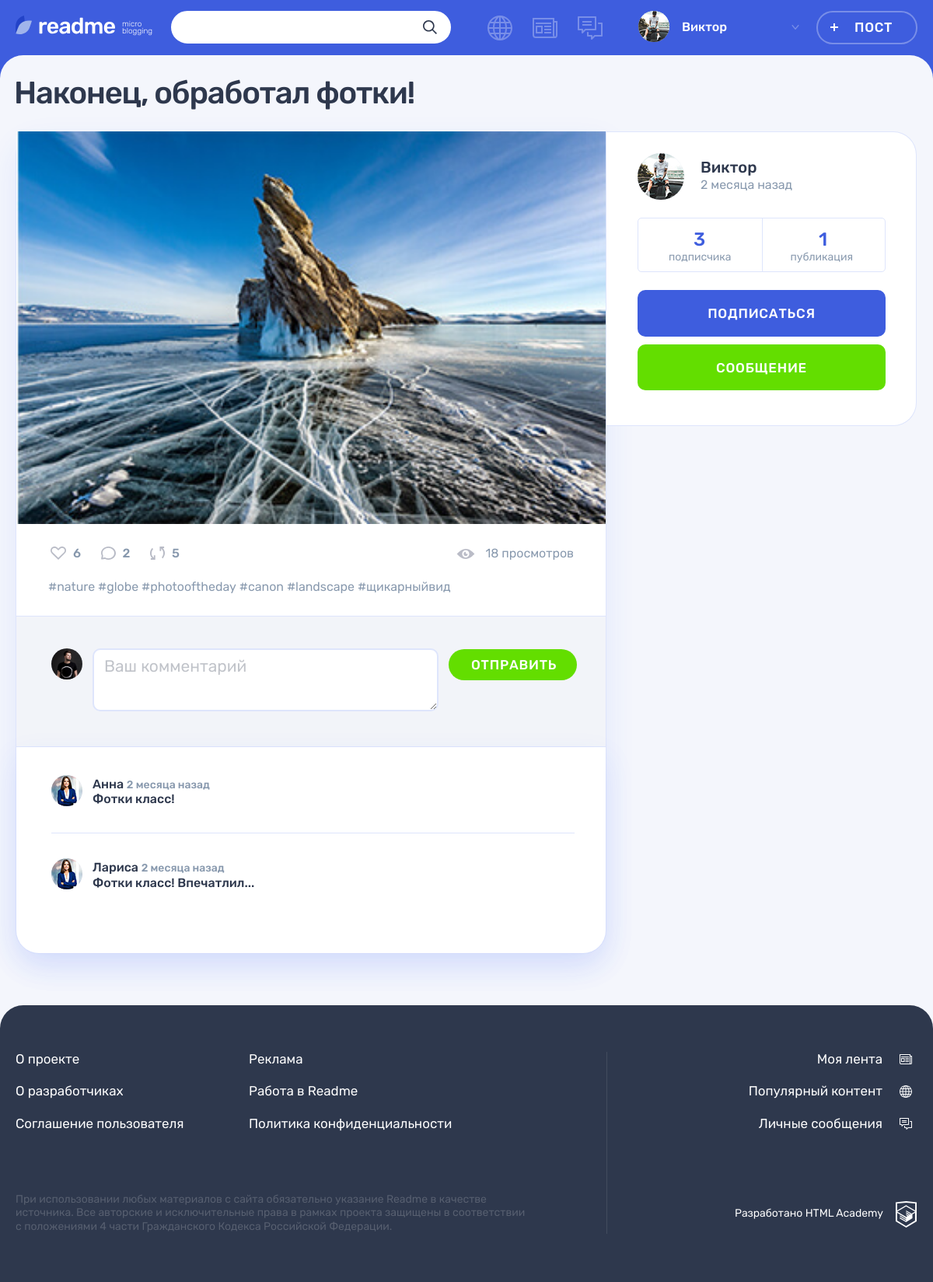
The page /post.php?post_id=3 (signed in) on the database its author committed.
### tables this page shows
CREATE TABLE IF NOT EXISTS users (
  id INT UNSIGNED NOT NULL AUTO_INCREMENT PRIMARY KEY,
  registered_at DATETIME,
  email VARCHAR(128) NOT NULL UNIQUE,
  user_name VARCHAR(128),
  user_password VARCHAR(128),
  avatar_url VARCHAR(2048)
);

CREATE TABLE IF NOT EXISTS posts (
  id INT UNSIGNED NOT NULL AUTO_INCREMENT PRIMARY KEY,
  created_at DATETIME,
  title VARCHAR(255),
  text_content TEXT,
  author_quote VARCHAR(128),
  img_url VARCHAR(2048),
  video_url VARCHAR(2048),
  site_url VARCHAR(2048),
  view_counter INT UNSIGNED,
  user_id INT UNSIGNED,
  type_id INT UNSIGNED,
  FOREIGN KEY (user_id) REFERENCES users(id) ON DELETE CASCADE ON UPDATE CASCADE,
  FOREIGN KEY (type_id) REFERENCES types(id) ON DELETE CASCADE ON UPDATE CASCADE
);

CREATE TABLE IF NOT EXISTS comments (
  id INT UNSIGNED NOT NULL AUTO_INCREMENT PRIMARY KEY,
  created_at DATETIME,
  content TEXT,
  author_id INT UNSIGNED,
  post_id INT UNSIGNED,
  FOREIGN KEY (author_id) REFERENCES users(id) ON DELETE CASCADE ON UPDATE CASCADE,
  FOREIGN KEY (post_id) REFERENCES posts(id) ON DELETE CASCADE ON UPDATE CASCADE
);

### post.php (called while the page is built, shortened)
<?php
require_once('functions.php');
require_once('connect.php');
require_once('models.php');
$current_user = get_user_by_id($link, $_SESSION['user_id']);
$layout_header = include_template('main-header.php', ['current_user' => $current_user]);
$post_id = filter_input(INPUT_GET, 'post_id');
$post = get_posts_by_index($link, $post_id);
$subscribers = get_subscribers_by_user($link, $post['id_user']);
$posting = get_posting_by_user($link, $post['id_user']);
$comments = get_comments_post($link, $post['post_id']);
$is_show_comments = true;
$post_content = include_template('post-preview.php', [
    'post' => $post,
    'subscribers' => $subscribers,
    'posting' => $posting,
    'comments' => $comments,
    'is_show_comments' => $is_show_comments,
]);

### models.php (called while the page is built, shortened)
<?php
function get_posts_by_index($connect, $post_id)
{
    $sql = "SELECT COUNT(likes.id) likes, COUNT(comments.id) comments, posts.id AS post_id, posts.created_at, posts.title, posts.text_content, posts.author_quote, posts.img_url, "
    . "posts.video_url, posts.site_url, posts.view_counter, users.id AS id_user, user_name AS author, users.registered_at, types.alias, users.avatar_url "
    . "FROM posts "
    . "JOIN users ON posts.user_id = users.id "
    . "JOIN types ON posts.type_id = types.id "
    . "LEFT OUTER JOIN likes ON posts.id = likes.post_id "
    . "LEFT OUTER JOIN comments ON posts.id = comments.post_id "
    . "WHERE posts.id = ? GROUP BY posts.id;";
    return db_execute_stmt_assoc($connect, $sql, [$post_id]);
}
function get_subscribers_by_user($connect, $author_id)
{
    $sql = "SELECT COUNT(author_id) count_sub FROM subscriptions WHERE author_id = ?;";
    $result = db_execute_stmt_assoc($connect, $sql, [$author_id]);
    return $result;
}
function get_posting_by_user($connect, $author_id)
{
    $sql = "SELECT COUNT(posts.user_id) count_posts FROM posts WHERE posts.user_id = ?;";
    return db_execute_stmt_assoc($connect, $sql, [$author_id]);
}
function get_user_by_id($connect, $user_id)
{
    $sql = "SELECT * FROM users WHERE id = ?;";
    return db_execute_stmt_assoc($connect, $sql, [$user_id]);
}
function get_comments_post($connect, $post_id)
{
    $sql = "SELECT comments.id, created_at, content, author_id, post_id, users.user_name, users.avatar_url "
    . "FROM readme.comments "
    . "JOIN users ON users.id = comments.author_id "
    . "WHERE comments.post_id = ?;";
    return db_execute_stmt_all($connect, $sql, [$post_id]);
}

### templates/profile-post-comments.php (the view)
<ul class="comments__list">
    <?php foreach ($comments as $comment) : ?>
    <li class="comments__item user">
        <div class="comments__avatar">
        <a class="user__avatar-link" href="profile.php?user_id=<?= $comment['author_id']; ?>">
            <img class="comments__picture" src="<?= htmlspecialchars($comment['avatar_url']); ?>" alt="Аватар пользователя">
        </a>
        </div>
        <div class="comments__info">
        <div class="comments__name-wrapper">
            <a class="comments__user-name" href="profile.php?user_id=<?= $comment['author_id']; ?>">
            <span><?= htmlspecialchars($comment['user_name']); ?>
            <time class="comments__time" datetime="2019-03-20"><?= get_diff_time_public_post($comment['created_at']); ?></time>
        </div>
        <p class="comments__text">
            <?= htmlspecialchars($comment['content']); ?>
        </p>
        </div>
    </li>
    <?php endforeach; ?>
</ul>

### templates/main-header.php (shortened to what this page needs)
<form class="header__search-form form" action="search.php" method="get">
    <div class="header__search">
        <input class="header__search-input form__input" type="search" name="search" value="<?= htmlspecialchars($query) ?? ''; ?>">
        <button class="header__search-button button" type="submit">
            <svg class="header__search-icon" width="18" height="18">
                <use xlink:href="#icon-search"></use>
            </svg>
        </button>
    </div>
</form>
<div class="header__nav-wrapper">
    <nav class="header__nav">
        <ul class="header__my-nav">
            <li class="header__my-page header__my-page--popular">
                <a class="header__page-link <?= isset($is_popular) ? 'header__page-link--active' : ''; ?>" <?= isset($is_popular) ? '' : 'href="popular.php"'; ?> title="Популярный контент">
                </a>
            </li>
            <li class="header__my-page header__my-page--feed">
                <a class="header__page-link <?= isset($is_feed) ? 'header__page-link--active' : ''; ?>" <?= isset($is_feed) ? '' : 'href="feed.php"'; ?> title="Моя лента">
                </a>
            </li>
            <li class="header__my-page header__my-page--messages">
                <a class="header__page-link <?= isset($is_messages) ? 'header__page-link--active' : ''; ?>" <?= isset($is_messages) ? '' : 'href="messages.php"'; ?> title="Личные сообщения">
                </a>
            </li>
        </ul>
        <ul class="header__user-nav">
            <li class="header__profile">
                <a class="header__profile-link" href="#">
                    <div class="header__avatar-wrapper">
                        <img class="header__profile-avatar" src="<?= !empty($current_user['avatar_url']) ? htmlspecialchars($current_user['avatar_url']) : 'img/avatar-default.png'; ?>" width="40" height="40" alt="Аватар профиля">
                    </div>
                    <div class="header__profile-name">
                        <span>
                            <?= $current_user['user_name']; ?>
                        </span>
                        <svg class="header__link-arrow" width="10" height="6">
                            <use xlink:href="#icon-arrow-right-ad"></use>
                        </svg>
                    </div>
                </a>
            </li>
            <li>
                <?php if (isset($is_add)) : ?>
                <a class="header__post-button header__post-button--active button button--transparent" href="<?= ($link_ref) ?? 'index.php'; ?>">Закрыть</a>
                <?php else : ?>
                <a class="header__post-button button button--transparent" href="add.php">Пост</a>
                <?php endif; ?>
            </li>
        </ul>
    </nav>
</div>

### templates/post-preview.php (shortened to what this page needs)
<main class="page__main page__main--publication">
    <div class="container">
        <h1 class="page__title page__title--publication"><?= htmlspecialchars($post['title']); ?></h1>
        <section class="post-details">
            <div class="post-details__wrapper post-text">
                <div class="post-details__main-block post post--details">
                    <?php
                        print(include_template('post-' . $post['alias'] . '.php', [
                            'post' => $post,
                        ]));
                    ?>
                    <div class="post__indicators">
                        <div class="post__buttons">
                            <a class="post__indicator post__indicator--likes button" href="likes.php?post_id=<?= $post['post_id']; ?>" title="Лайк">
                                <svg class="post__indicator-icon" width="20" height="17">
                                    <use xlink:href="#icon-heart"></use>
                                </svg>
                                <span><?= $post['likes']; ?></span>
                            </a>
                            <a class="post__indicator post__indicator--comments button" href="#" title="Комментарии">
                                <svg class="post__indicator-icon" width="19" height="17">
                                    <use xlink:href="#icon-comment"></use>
                                </svg>
                                <span><?= count($comments); ?></span>
                            </a>
                            <a class="post__indicator post__indicator--repost button" href="#" title="Репост">
                                <svg class="post__indicator-icon" width="19" height="17">
                                    <use xlink:href="#icon-repost"></use>
                                </svg>
                                <span>5</span>
                            </a>
                        </div>
                        <span class="post__view"><?= $post['view_counter']; ?> <?= get_noun_plural_form($post['view_counter'], 'просмотр', 'просмотра', 'просмотров'); ?></span>
                    </div>
                    <ul class="post__tags">
                        <li><a href="#">#nature</a></li>
                        <li><a href="#">#globe</a></li>
                        <li><a href="#">#photooftheday</a></li>
                        <li><a href="#">#canon</a></li>
                        <li><a href="#">#landscape</a></li>
                        <li><a href="#">#щикарныйвид</a></li>
                    </ul>
                    <div class="comments">
                        <form class="comments__form form" action="comments.php" method="post">
                            <div class="comments__my-avatar">
                                <img class="comments__picture" src="img/userpic-medium.jpg" alt="Аватар пользователя">
                            </div>
                            <div class="form__input-section">
                                <textarea class="comments__textarea form__textarea form__input" name="comment" placeholder="Ваш комментарий"></textarea>
                            </div>
                            <button class="comments__submit button button--green" type="submit">Отправить</button>
                        </form>
                        <div class="comments__list-wrapper">
                            <?php if (!empty($comments)) : ?>
                            <?= include_template('profile-post-comments.php', ['comments' => $comments]); ?>
                            <?php endif; ?>
                        </div>
                    </div>
                </div>
                <div class="post-details__user user">
                    <div class="post-details__user-info user__info">
                        <div class="post-details__avatar user__avatar">
                            <a class="post-details__avatar-link user__avatar-link" href="#">
                                <img class="post-details__picture user__picture" src="<?= htmlspecialchars($post['avatar_url']); ?>" alt="Аватар пользователя">
                            </a>
                        </div>
                        <div class="post-details__name-wrapper user__name-wrapper">
                            <a class="post-details__name user__name" href="profile.php?user_id=<?= $post['id_user']; ?>">
                            <span><?= htmlspecialchars($post['author']); ?></span>
                            </a>
                            <time class="post-details__time user__time" datetime="2014-03-20"><?= get_diff_time_public_post($post['registered_at']); ?></time>
                        </div>
                    </div>
                    <div class="post-details__rating user__rating">
                        <p class="post-details__rating-item user__rating-item user__rating-item--subscribers">
                            <span class="post-details__rating-amount user__rating-amount"><?= $subscribers['count_sub']; ?></span>
                            <span class="post-details__rating-text user__rating-text"><?= get_noun_plural_form($subscribers['count_sub'], 'подписчик', 'подписчика', 'подписчиков'); ?></span>
                        </p>
                        <p class="post-details__rating-item user__rating-item user__rating-item--publications">
                            <span class="post-details__rating-amount user__rating-amount"><?= $posting['count_posts']; ?></span>
                            <span class="post-details__rating-text user__rating-text"><?= get_noun_plural_form($posting['count_posts'], 'публикация', 'публикации', 'публикаций'); ?></span>
                        </p>
                    </div>
                    <div class="post-details__user-buttons user__buttons">
                        <button class="user__button user__button--subscription button button--main" type="button">Подписаться</button>
                        <a class="user__button user__button--writing button button--green" href="#">Сообщение</a>
                    </div>
                </div>
            </div>
        </section>
    </div>
</main>

### templates/post-photo.php
<div class="post-details__image-wrapper post-photo__image-wrapper">
	<img src="<?= htmlspecialchars($post['img_url']); ?>" alt="Фото от пользователя" width="760" height="507">
</div>

### rows shown on the page
users: avatar_url (picture), user_name "Виктор"
posts: title "Наконец, обработал фотки!", img_url (picture), view_counter "18", view_counter "просмотров", user.avatar_url (picture), user.user_name "Виктор", user.registered_at "2 месяца назад"
comments: author.avatar_url (picture), author.user_name "Анна", created_at "2 месяца назад", content "Фотки класс!"
comments: author.avatar_url (picture), author.user_name "Лариса", created_at "2 месяца назад", content "Фотки класс! Впечатлил..."

### other values the page prints
$post['likes'] "6"
count($comments) "2"
$subscribers['count_sub'] "3"
$posting['count_posts'] "1"
